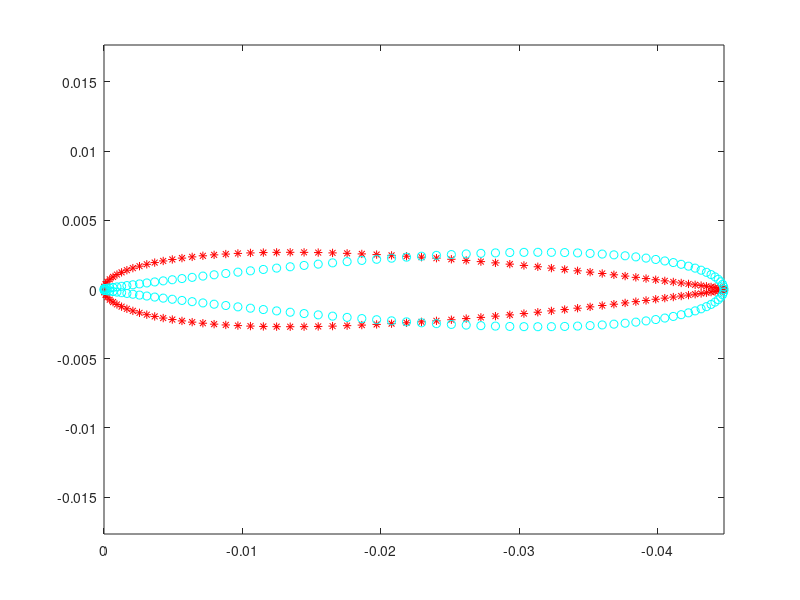

This figure's MATLAB source: (Note: this script raises an error after producing the figure.)
%% Script per creare la Geometria 3D
clear all 
close all
addpath(genpath('BLACKBOX'));

%% Input Data
Chord=0.0448;
% pr
p_c=20; % numero di profili di "Transizione" nella parte centrale
l=0.3; % lunghezza della pala avente un profilo 2D definito, NON corrisponde alla lunghezza del boomerang
delta=120*pi/180; %Angolo di freccia
beta=0*pi/180; %Angolo di Diedro
pitch=0*pi/180; %Pitch angle
num=20; %Numero di profili totale su ciascuna metà;
PARA=1; %Parametro che permette di modificare la curvatura centrale (più si avvicna ad 1 pù dietro forma una V
% Profile 2D Shape
Profile2D=importdata('Naca0012.dat');
%% Profilo 2D flip e analisi
Xp=-[Profile2D.data(2:67,1) ; fliplr(Profile2D.data(68:end,1)')'].*Chord;
Zp=[Profile2D.data(2:67,2) ; fliplr(Profile2D.data(68:end,2)')'].*Chord;
% Profile2D=importdata('Naca0020.dat');
% Xp=-[0; fliplr(Profile2D(1:65,1)) ; fliplr(Profile2D(66:end,1)')'].*Chord;
% Zp=[0 ;fliplr(Profile2D(1:65,2)) ; fliplr(Profile2D(66:end,2)')'].*Chord;
Xp_flip=-(Chord/2.*ones(size(Xp))+Xp)+Chord/2.*ones(size(Xp))-Chord;
Zp_flip=(Zp);
figure()
plot(Xp,Zp,'*r');
hold on
plot(Xp_flip,Zp_flip,'oc');
axis equal
set(gca,'Xdir','reverse')
[n,~]=size(Xp);
%Clock-wise direction regeneration
Xp_flip=[fliplr(Xp_flip(1:n/2)')';fliplr(Xp_flip(n/2+1:end)')'];
Zp_flip=[fliplr(Zp_flip(1:n/2)')';fliplr(Zp_flip(n/2+1:end)')'];
%% Creazione dell Info Box
BoomInfo.Pianta.l=l;
BoomInfo.Pianta.freccia=delta;
BoomInfo.Pianta.diedro=beta;
BoomInfo.Pianta.pitch=pitch;
BoomInfo.Geom3D.p_c=p_c;
BoomInfo.Geom3D.num=num;
BoomInfo.Geom3D.PARA=PARA;
BoomInfo.Profile.Chord=Chord;
BoomInfo.Profile.Xp_dx=Xp;
BoomInfo.Profile.Xp_sx=Xp_flip;
BoomInfo.Profile.Zp_dx=Zp;
BoomInfo.Profile.Zp_sx=Zp_flip;
%% Cl Cd ecc
global alpha_t_CD 
global CD_t
data = load('reverse_0012_coeff');
load norm_polar


%sorting alpha
alpha   = data(:,1);
alpha_m = -flip(data(:,1));
alpha_t_CD = [ alpha-180; linspace(-160,-40,6)'; ...
    pol.alpha; linspace(40, 160, 6)'; alpha_m+180] ;

%sorting CD
CD_n      = data(:,3);
CD_m      = flip(data(:,3));
CD_t    = [  CD_n; 1.2*ones(6,1); ...
     pol.CD; 1.2*ones(6,1); CD_m];
 
 data = load('reverse_0012_coeff');
load norm_polar

global alpha_t_CL 
global CL_t

%sorting alpha
alpha   = data(:,1);
alpha_m = -flip(data(:,1));
alpha_t_CL = [ alpha-180; linspace(-160,-40,6)'; ...
    pol.alpha; linspace(40, 160, 6)'; alpha_m+180] ;

%sorting CL
CL_n      = data(:,2);
CL_m    = -flip(data(:,2));
CL_t    = [ CL_n; zeros(6,1); ...
     pol.CL; zeros(6,1); CL_m] ;
 
 data = load('reverse_0012_coeff');
load norm_polar
global alpha_t_CM 
global CM_t


%sorting alpha
alpha   = data(:,1);
alpha_m = -flip(data(:,1));
alpha_t_CM = [ alpha-180; linspace(-160,-40,6)'; ...
    pol.alpha; linspace(40, 160, 6)'; alpha_m+180] ;

%sorting CL
CL_n      = data(:,2);

CM_n    = data(:,5);
CM_n    = CM_n + CL_n*0.5; %0.5 is half the chord
CM_m    = -flip(data(:,5));
CM_t    = [ CM_n; zeros(6,1); ...
     pol.Cm; zeros(6,1); CM_m];
%% Geometry
n=num+p_c;
Dens_i=[1100.*ones(1,n-p_c-1) 600*ones(1,2*p_c-1) 1100.*ones(1,n-p_c-1)];
Dens_i=800.*ones(1,2*n-3);
%Dens_i=[675 500 37.*ones(1,n-p_c-1-2) 250.*ones(1,2*p_c-1)   37.*ones(1,n-p_c-3) 500 675];
%Dens_i=[1100 800.*ones(1,2*n-5) 1100];
%Dens_i=[1000.*ones(1,n-p_c-1) 1000*ones(1,2*p_c-1) 400.*ones(1,n-p_c-1)];

[BoomInfo] = Boom3DShape(BoomInfo,'Info','Density_variation',Dens_i,'Create_Stl');
rho=1000;
BoomInfo.Mecc.I
% BoomInfo.Mecc.I_rho=rho*BoomInfo.Mecc.I;
% BoomInfo.Mecc.m=BoomInfo.Mecc.V*rho;
%%
theta0=0*pi/180;
phi0=-80*pi/180;  % initial inclination of the boomerang -70 / -90 degrees; baseline -85 degrees
psi0=0*pi/180;
r0= 13*2*pi; % initial condition on spin rate 12/15 Hz; baseline 13
z0= 2; % initial altitude

Tl_0=[cos(theta0)*cos(psi0), cos(theta0)*sin(psi0), -sin(theta0)
    -cos(phi0)*sin(psi0)+sin(phi0)*sin(theta0)*cos(psi0), cos(phi0)*cos(psi0)+sin(phi0)*sin(theta0)*sin(psi0), sin(phi0)*cos(theta0)
    sin(phi0)*sin(psi0)+cos(phi0)*sin(theta0)*cos(psi0), -sin(phi0)*cos(psi0)+cos(phi0)*sin(theta0)*sin(psi0), cos(phi0)*cos(theta0)];
% BoomInfo.Mecc.I_rho = 3*BoomInfo.Mecc.I_rho;

% BoomInfo.Mecc.I_rho =10^-4*[ 14 8 0; 8 14 0; 0 0 27];
% BoomInfo.Mecc.m=0.075;
tfin=4;
ustart=Tl_0*[20;0;5];
fileID = fopen('debug.txt','a+');
options = odeset('Events', @Events,'RelTol',1e-4,'AbsTol',1e-6);
Y0=[theta0 phi0 psi0 0  r0  ustart(1) ustart(2) ustart(3) 0 0 z0 ]';

[TOUT,YOUT] = ode45(@(t,y)EquationOfMotions(t,y,fileID,BoomInfo),[0 tfin],Y0,options); % 
fclose(fileID);
TOUT(end)
%%
linecolors={'r' 'y' 'c' 'g' 'b' 'k'};
[handles]=plotNy(TOUT(:),YOUT(:,1)*180/pi,1,...
TOUT(:),YOUT(:,2)*180/pi,1,...
TOUT(:),YOUT(:,3)*180/pi,1,...
    TOUT(:),YOUT(:,6),2,... 
    TOUT(:),YOUT(:,4),2,... 
    TOUT(:),YOUT(:,5),2,... 
    TOUT(:),YOUT(:,10),3,...
    TOUT(:),YOUT(:,11),3,... 
    TOUT(:),YOUT(:,12),3,... 
    'YAxisLabels',{ 'Angle [°]' 'Angular Rate [rad/s]' 'Position [m]'},...
    'Linewidth',1,...
    'XLim',[0,TOUT(end)],...
    'XAxisLabel','time[s]',...
    'TitleStr','Lancio Finale',...
    'FontSize',10,...
    'LegendString',{'Theta' 'Phi' 'Psi' 'r' 'p' 'q' 'x' 'y' 'z'});
grid on

%% prova
%geometria
PlotTipDxSx(TOUT,YOUT,BoomInfo)

%%
Time=TOUT(:);
x=YOUT(:,10);
y=YOUT(:,11);
z=YOUT(:,12);
Phi=YOUT(:,2)*180/pi;
Psi=YOUT(:,3)*180/pi;
Theta=YOUT(:,1)*180/pi;
save('T.mat','Time','Theta' ,'Phi' ,'Psi' , 'x' ,'y' ,'z');

%%
chi= YOUT(:,6).*BoomInfo.Pianta.l*cos(BoomInfo.Pianta.freccia)/(vecnorm(YOUT(:,7:9)'))';
V=(vecnorm(YOUT(:,7:9)'))';
figure(20)
plot(TOUT(:),chi);
title('time vs $\chi$','Interpreter','latex');
xlabel('t [s]');
ylabel('$\chi$','Interpreter','latex');
figure(21)
plot(TOUT(:),V);
title('Velocità');